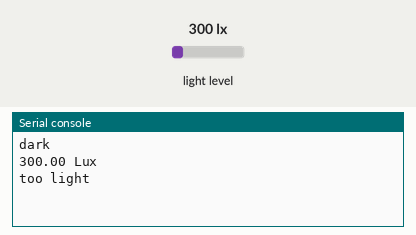
Recording of a program running on a simulated CircuitPython board. Shown: the last lines printed to the serial console. Inputs (shaded band) come from the test bench; at power-on: light level 300 lx.

Above: at 1.2 s.
1.3 s: light level set to 40 lx
At 6.2 s:
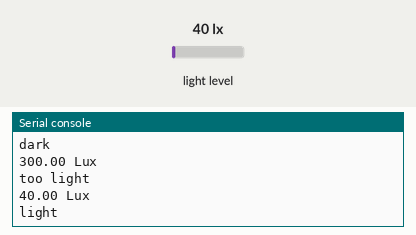
6.5 s: light level set to 500 lx
At 11.3 s:
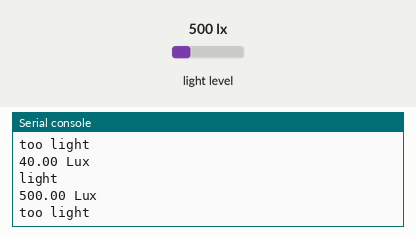
Timing chart, 0 to 12.8 s (numbered marks = the images above; inputs shaded):
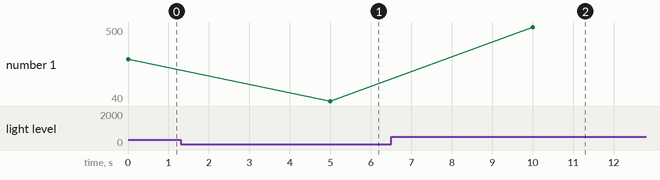

The program:

light_sensor.py
```python
import time
import board
import adafruit_bh1750
import sys

i2c = board.I2C()
sensor = adafruit_bh1750.BH1750(i2c)

lux_range = [   1,       3,    10,    200,   65535]
value =     ['too dark','dark','meduim','light','too light']
print(f"{value[1]}")

while True:
	try:
		print(f"{sensor.lux:.2f} Lux")
		trigger = True
		lux = sensor.lux
		for idx,x in enumerate(lux_range):
			if lux < x and trigger:
				print(value[idx])
				trigger = False
		time.sleep(5)

	except KeyboardInterrupt:
		print('exiting....')
		sys.exit()
```

Measured:
- after the input at 1.3 s, the serial console: prints a new line after 3.7 s (image 1)
- after the input at 6.5 s, the serial console: prints a new line after 3.5 s (image 2)
- plotted number 1: 300 → 40 after the input at 1.3 s, 40 → 500 after the input at 6.5 s
